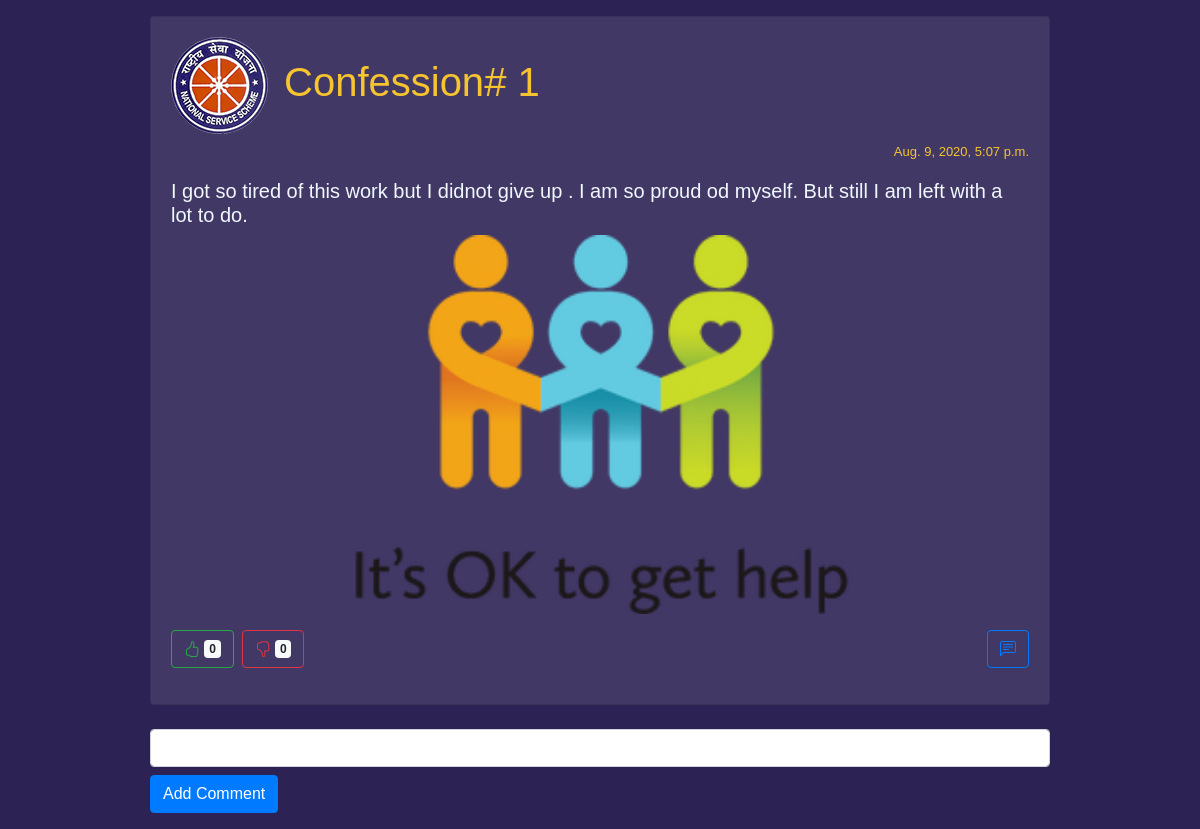
Page /confession/1/ on the committed database.
### confession/models.py (models this page shows, shortened)
class Post(models.Model):
    body = models.TextField()
    my_image = models.ImageField(upload_to='images/',blank=True, null=True)
    my_video = models.FileField(upload_to='videos/',blank=True, null=True)
    created_at = models.DateTimeField(default=now)
    class Meta:
        ordering = ['-created_at']

### confession/views.py (the view)
# urls.py: path('<p_id>/', views.post_detail, name='detail'),
def post_detail(request,p_id):
	post = Post.objects.filter(id = p_id).first()
	likes = post.likes.count()
	dislikes = post.dislikes.count()
	comments = post.comments.all()
	if(post.my_image):
		pic = post.my_image.url
		my_url = "/confession"+pic
	else:
		my_url = ""
	if(post.my_video):
		video = post.my_video.url
		my_url1 = "/confession"+video
	else:
		my_url1 = ""
	return render (request,"post_detail.html",{"object":post,"likes":likes,"dislikes":dislikes,"comments":comments,"url":my_url,"url1":my_url1})

### templates/post_detail.html (shortened to what this page needs)
{% load static %}
<!doctype html>
<html lang="en">
<head>
    <link rel="stylesheet" href="https://stackpath.bootstrapcdn.com/bootstrap/4.4.1/css/bootstrap.min.css"
>
    <link rel="stylesheet" href="https://stackpath.bootstrapcdn.com/bootstrap/4.5.0/css/bootstrap.min.css"
>
</head>
<body>
    <div class="card w-75 mx-auto mb-4 mt-3 back">
        <div class="card-body">
            <h1 class="card-text"><img src="{% static 'images/logo128.png' %}" alt="My image"><span class="ml-3">Confession</span>#</span>
                <span class="card-title" id='myID'>{{ object.id }}</span></h1>
            <p class="card-text text-right" style="font-size:small;">{{object.created_at}}</p>
            <h5 class="card-text" style="color: aliceblue;">{{object.body}}</h5>
            {% if url %}
                <img src={{url}} class="img-fluid mx-auto d-block mb-3" width="500" height="281" alt="Responsive image">
            {% endif %}
            <div class="my-3">
                <button type="button" class="btn btn-outline-success" id='likebt' style="margin-right: 3px;">
                     <span class="badge badge-light" id='nlike'>{{likes}}</span>
                </button>
                <button type="button" class="btn btn-outline-danger" id='disbt'>
                     <span class="badge badge-light" id='ndislike'>{{dislikes}}</span>
                </button>
                <button type="button" class="btn btn-outline-primary float-right">
                    <a href="#comment"></a>
                </button>
            </div>
        </div>
    </div>
    <form method="POST" id='comment_form'>{% csrf_token %}
        <div class="form-group w-75 mx-auto mt-3">
            <input type="text" class="form-control" id="comment" required>
            <button type="submit" class="btn btn-primary mt-2" id='addButton'>Add Comment</button>
        </div>
    </form>
</body>
</html>

### templates/post_detail.html (style rules this page uses)
body { font-family: 'Montserrat', sans-serif; background: #2d2254; font-size: 18px; line-height: 1.6; }
.back { background: rgba(255, 255, 255, 0.1); color: #f5c42f; }

### rows in the picture
Post: id "1", created_at "Aug. 9, 2020, 5:07 p.m.", body "I got so tired of this work but I didnot give up . I am so proud od myself. But still I am left with a lot to do."

### other values in the picture
{{ likes }} "0"
{{ dislikes }} "0"
